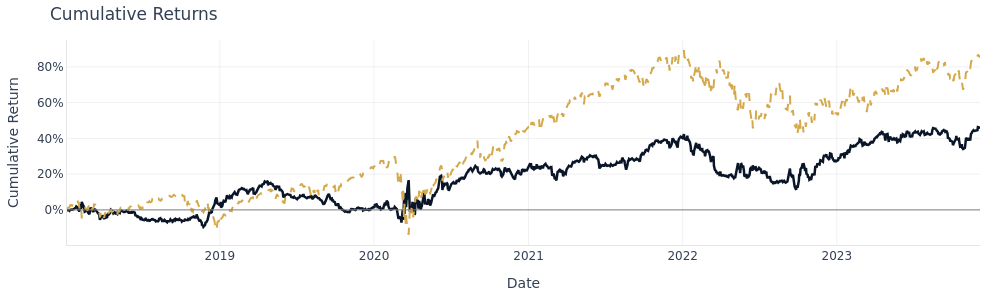
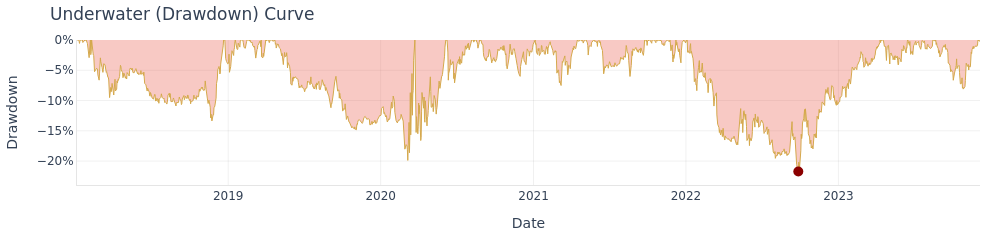
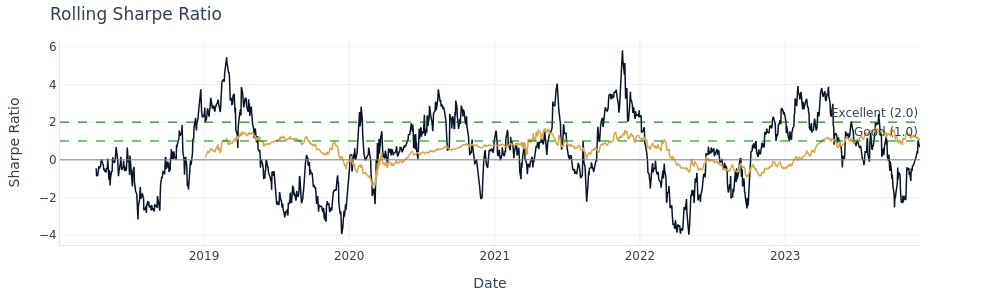
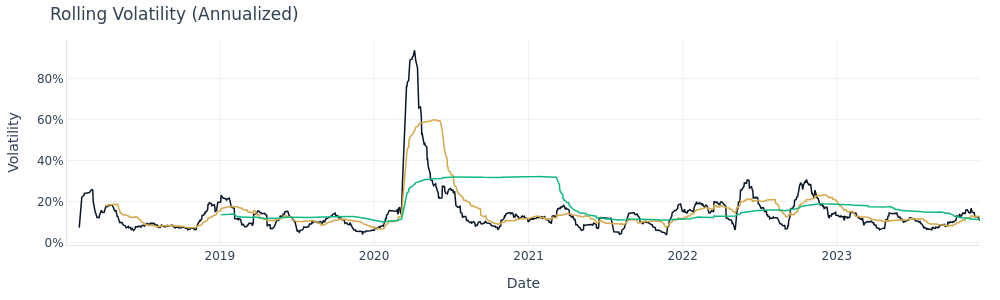

These figures' notebook cell, in order:
### Markdown cell above
## 13. Tear Sheet for the Top Allocator — `ml4t-diagnostic`

`ml4t-diagnostic` packages the metrics + plots above into a reusable tear
sheet. We build it on whichever allocator currently ranks first by Sharpe
in the comparison table (resolved at runtime, not hard-coded), with SPY as
the benchmark so the
alpha/beta/IR readouts have meaning.

The same `PortfolioTearSheet` object supports two delivery modes:

- **Inline** — `tear_sheet.show()` renders the metrics block plus each Plotly
  figure as standard cell outputs, useful for interactive analysis.
- **HTML** — `tear_sheet.save_html(path)` writes a self-contained file for
  sharing or archival; the same content, packaged for distribution.

### Code cell
top_method = comparison_df.iloc[0]["Method"]
top_result = results[top_method]

# Align SPY benchmark to the top allocator's date index
spy_aligned = (
    pd.Series(returns["SPY"].values, index=returns.index)
    .reindex(pd.to_datetime(top_result["dates"]))
    .dropna()
)
common_dates = pd.Index(top_result["dates"]).intersection(spy_aligned.index)
top_returns_aligned = pd.Series(top_result["returns"], index=top_result["dates"]).loc[common_dates]
spy_aligned = spy_aligned.loc[common_dates]

top_analysis = PortfolioAnalysis(
    returns=top_returns_aligned.to_numpy(),
    benchmark=spy_aligned.to_numpy(),
    dates=common_dates,
    risk_free=0.0,
    periods_per_year=252,
)

top_tear_sheet = create_portfolio_dashboard(top_analysis)

print(f"Tear sheet generated for: {top_method} (highest Sharpe in this comparison)")

# Inline display: metrics summary + each constituent figure as a separate cell.
top_tear_sheet.show()

### Figure 1 — Plotly figure (JSON) as saved in the notebook; plotly's stock layout.template omitted (floating-point values rounded to 4 significant figures; data arrays with more than 128 entries replaced by an {"elided": "..."} marker saying what was removed)
{"data": [{"hovertemplate": "Date: %{x}<br>Return: %{y:.2%}<extra></extra>", "line": {"color": "#0a1628", "width": 2.5}, "mode": "lines", "name": "Strategy", "type": "scatter", "x": {"elided": "1491 str values"}, "y": {"elided": "1491 float values"}}, {"hovertemplate": "Date: %{x}<br>Return: %{y:.2%}<extra></extra>", "line": {"color": "#D4A84B", "dash": "dash", "width": 2.0}, "mode": "lines", "name": "Benchmark", "type": "scatter", "x": {"elided": "1491 str values"}, "y": {"elided": "1491 float values"}}], "layout": {"font": {"color": "#334155", "family": "DM Sans, DejaVu Sans, sans-serif", "size": 12}, "height": 300, "hoverlabel": {"bgcolor": "white", "font": {"family": "DM Sans, DejaVu Sans, sans-serif", "size": 13}}, "hovermode": "x unified", "legend": {"x": 0.01, "xanchor": "left", "y": 0.99, "yanchor": "top"}, "margin": {"b": 40, "l": 60, "r": 20, "t": 40}, "paper_bgcolor": "rgba(0,0,0,0)", "plot_bgcolor": "rgba(0,0,0,0)", "shapes": [{"line": {"color": "gray", "dash": "solid", "width": 1}, "type": "line", "x0": 0, "x1": 1, "xref": "x domain", "y0": 0, "y1": 0, "yref": "y"}], "showlegend": false, "title": {"text": "Cumulative Returns"}, "width": 1000, "xaxis": {"gridcolor": "rgba(0,0,0,0.06)", "linecolor": "rgba(0,0,0,0.1)", "title": {"text": "Date"}, "zeroline": false}, "yaxis": {"gridcolor": "rgba(0,0,0,0.06)", "linecolor": "rgba(0,0,0,0.1)", "tickformat": ".0%", "title": {"text": "Cumulative Return"}, "zeroline": false}}}

### Figure 2 — Plotly figure (JSON) as saved in the notebook; plotly's stock layout.template omitted (floating-point values rounded to 4 significant figures; data arrays with more than 128 entries replaced by an {"elided": "..."} marker saying what was removed)
{"data": [{"fill": "tozeroy", "fillcolor": "rgba(231, 76, 60, 0.3)", "hovertemplate": "Date: %{x}<br>Drawdown: %{y:.2%}<extra></extra>", "line": {"color": "#D4A84B", "width": 1}, "mode": "lines", "name": "Drawdown", "type": "scatter", "x": {"elided": "1491 str values"}, "y": {"elided": "1491 float values"}}, {"hovertemplate": "Max Drawdown<br>Date: %{x}<br>DD: %{y:.2%}<extra></extra>", "marker": {"color": "darkred", "size": 10, "symbol": "circle"}, "mode": "markers", "name": "Max DD: -21.7%", "type": "scatter", "x": ["2022-09-27T00:00:00"], "y": [-0.2172]}], "layout": {"font": {"color": "#334155", "family": "DM Sans, DejaVu Sans, sans-serif", "size": 12}, "height": 240, "hoverlabel": {"bgcolor": "white", "font": {"family": "DM Sans, DejaVu Sans, sans-serif", "size": 13}}, "hovermode": "x unified", "legend": {"x": 0.99, "xanchor": "right", "y": 0.01, "yanchor": "bottom"}, "margin": {"b": 40, "l": 60, "r": 20, "t": 40}, "paper_bgcolor": "rgba(0,0,0,0)", "plot_bgcolor": "rgba(0,0,0,0)", "showlegend": false, "title": {"text": "Underwater (Drawdown) Curve"}, "width": 1000, "xaxis": {"gridcolor": "rgba(0,0,0,0.06)", "linecolor": "rgba(0,0,0,0.1)", "title": {"text": "Date"}, "zeroline": false}, "yaxis": {"gridcolor": "rgba(0,0,0,0.06)", "linecolor": "rgba(0,0,0,0.1)", "tickformat": ".0%", "title": {"text": "Drawdown"}, "zeroline": false}}}

### Figure 3 — Plotly figure (JSON) as saved in the notebook; plotly's stock layout.template omitted (floating-point values rounded to 4 significant figures; data arrays with more than 128 entries replaced by an {"elided": "..."} marker saying what was removed)
{"data": [{"hovertemplate": "63d Sharpe: %{y:.2f}<extra></extra>", "line": {"color": "#0a1628", "width": 1.5}, "mode": "lines", "name": "63d", "type": "scatter", "x": {"elided": "1491 str values"}, "y": {"elided": "1491 float values"}}, {"hovertemplate": "252d Sharpe: %{y:.2f}<extra></extra>", "line": {"color": "#D4A84B", "width": 1.5}, "mode": "lines", "name": "252d", "type": "scatter", "x": {"elided": "1491 str values"}, "y": {"elided": "1491 float values"}}], "layout": {"annotations": [{"showarrow": false, "text": "Good (1.0)", "x": 1, "xanchor": "right", "xref": "x domain", "y": 1, "yanchor": "bottom", "yref": "y"}, {"showarrow": false, "text": "Excellent (2.0)", "x": 1, "xanchor": "right", "xref": "x domain", "y": 2, "yanchor": "bottom", "yref": "y"}], "font": {"color": "#334155", "family": "DM Sans, DejaVu Sans, sans-serif", "size": 12}, "height": 300, "hoverlabel": {"bgcolor": "white", "font": {"family": "DM Sans, DejaVu Sans, sans-serif", "size": 13}}, "hovermode": "x unified", "legend": {"x": 0.01, "xanchor": "left", "y": 0.99, "yanchor": "top"}, "margin": {"b": 40, "l": 60, "r": 80, "t": 40}, "paper_bgcolor": "rgba(0,0,0,0)", "plot_bgcolor": "rgba(0,0,0,0)", "shapes": [{"line": {"color": "gray", "dash": "solid", "width": 1}, "type": "line", "x0": 0, "x1": 1, "xref": "x domain", "y0": 0, "y1": 0, "yref": "y"}, {"line": {"color": "green", "dash": "dash", "width": 1}, "type": "line", "x0": 0, "x1": 1, "xref": "x domain", "y0": 1, "y1": 1, "yref": "y"}, {"line": {"color": "darkgreen", "dash": "dash", "width": 1}, "type": "line", "x0": 0, "x1": 1, "xref": "x domain", "y0": 2, "y1": 2, "yref": "y"}], "showlegend": false, "title": {"text": "Rolling Sharpe Ratio"}, "width": 1000, "xaxis": {"gridcolor": "rgba(0,0,0,0.06)", "linecolor": "rgba(0,0,0,0.1)", "title": {"text": "Date"}, "zeroline": false}, "yaxis": {"gridcolor": "rgba(0,0,0,0.06)", "linecolor": "rgba(0,0,0,0.1)", "title": {"text": "Sharpe Ratio"}, "zeroline": false}}}

### Figure 4 — Plotly figure (JSON) as saved in the notebook; plotly's stock layout.template omitted (floating-point values rounded to 4 significant figures; data arrays with more than 128 entries replaced by an {"elided": "..."} marker saying what was removed)
{"data": [{"hovertemplate": "21d Vol: %{y:.2%}<extra></extra>", "line": {"color": "#0a1628", "width": 1.5}, "mode": "lines", "name": "21d", "type": "scatter", "x": {"elided": "1491 str values"}, "y": {"elided": "1491 float values"}}, {"hovertemplate": "63d Vol: %{y:.2%}<extra></extra>", "line": {"color": "#D4A84B", "width": 1.5}, "mode": "lines", "name": "63d", "type": "scatter", "x": {"elided": "1491 str values"}, "y": {"elided": "1491 float values"}}, {"hovertemplate": "252d Vol: %{y:.2%}<extra></extra>", "line": {"color": "#10b981", "width": 1.5}, "mode": "lines", "name": "252d", "type": "scatter", "x": {"elided": "1491 str values"}, "y": {"elided": "1491 float values"}}], "layout": {"font": {"color": "#334155", "family": "DM Sans, DejaVu Sans, sans-serif", "size": 12}, "height": 300, "hoverlabel": {"bgcolor": "white", "font": {"family": "DM Sans, DejaVu Sans, sans-serif", "size": 13}}, "hovermode": "x unified", "legend": {"x": 0.99, "xanchor": "right", "y": 0.99, "yanchor": "top"}, "margin": {"b": 40, "l": 60, "r": 20, "t": 40}, "paper_bgcolor": "rgba(0,0,0,0)", "plot_bgcolor": "rgba(0,0,0,0)", "showlegend": false, "title": {"text": "Rolling Volatility (Annualized)"}, "width": 1000, "xaxis": {"gridcolor": "rgba(0,0,0,0.06)", "linecolor": "rgba(0,0,0,0.1)", "title": {"text": "Date"}, "zeroline": false}, "yaxis": {"gridcolor": "rgba(0,0,0,0.06)", "linecolor": "rgba(0,0,0,0.1)", "tickformat": ".0%", "title": {"text": "Volatility"}, "zeroline": false}}}
